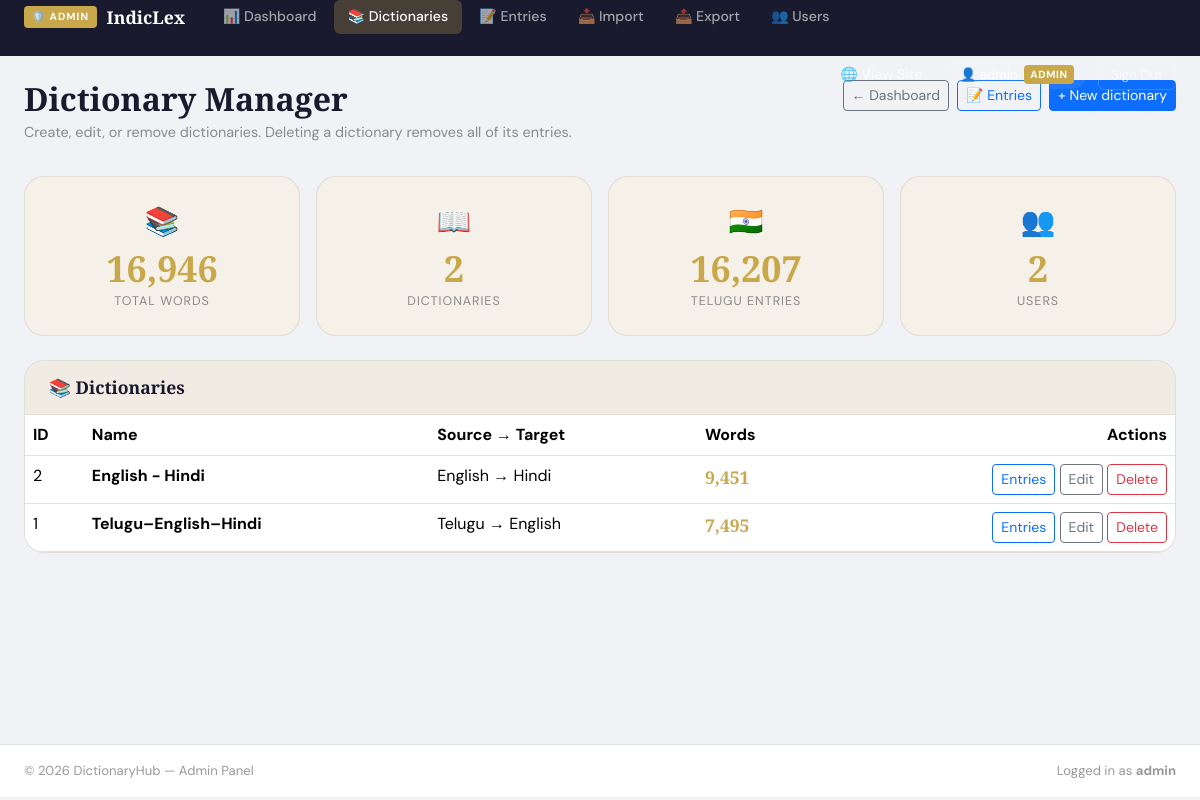
/index.php?page=admin_dictionaries (signed in), run on the app's committed database.
### tables this page shows
CREATE TABLE `dictionaries` (
  `id` int(10) UNSIGNED NOT NULL,
  `name` varchar(255) NOT NULL,
  `description` text DEFAULT NULL,
  `source_lang` varchar(50) NOT NULL DEFAULT 'Telugu',
  `target_lang` varchar(50) NOT NULL DEFAULT 'English',
  `created_by` int(10) UNSIGNED DEFAULT NULL,
  `created_at` timestamp NOT NULL DEFAULT current_timestamp()
);

### pages/admin_dictionaries.php (the view, shortened to what this page needs)
<?php
require_once __DIR__ . '/../includes/db.php';
$dict_rows = [];
$r = $db->query("
    SELECT d.id, d.name, d.description, d.source_lang, d.target_lang, d.created_at,
           COUNT(de.id) AS word_count
    FROM dictionaries d
    LEFT JOIN dictionary_entries de ON de.dictionary_id = d.id
    GROUP BY d.id, d.name, d.description, d.source_lang, d.target_lang, d.created_at
    ORDER BY d.name ASC
");
if ($r) {
    while ($row = $r->fetch_assoc()) {
        $dict_rows[] = $row;
    }
}
?>
<div class="admin-wrap">
  <div class="container-fluid px-4 py-4">
    <div class="admin-page-header">
      <div>
        <h1 class="admin-title">Dictionary Manager</h1>
        <p class="admin-subtitle">Create, edit, or remove dictionaries. Deleting a dictionary removes all of its entries.</p>
      </div>
      <div class="d-flex flex-wrap gap-2">
        <a href="index.php?page=admin_dashboard" class="btn btn-outline-secondary btn-sm">← Dashboard</a>
        <a href="index.php?page=admin_entries" class="btn btn-outline-primary btn-sm">📝 Entries</a>
        <button type="button" class="btn btn-primary btn-sm" data-bs-toggle="modal" data-bs-target="#dictModal" id="btnNewDict">+ New dictionary</button>
      </div>
    </div>
    <?php require __DIR__ . '/../includes/admin_stats_cards.php'; ?>
    <div class="admin-card">
      <div class="admin-card-header d-flex justify-content-between align-items-center">
        <h5 class="mb-0">📚 Dictionaries</h5>
      </div>
      <div class="admin-card-body p-0">
        <div class="table-responsive">
          <table class="table table-hover mb-0">
            <thead>
              <tr>
                <th>ID</th>
                <th>Name</th>
                <th>Source → Target</th>
                <th>Words</th>
                <th class="text-end">Actions</th>
              </tr>
            </thead>
            <tbody>
              <?php foreach ($dict_rows as $d): ?>
                <tr data-id="<?php echo (int) $d['id']; ?>"
                    data-name="<?php echo htmlspecialchars($d['name'], ENT_QUOTES); ?>"
                    data-description="<?php echo htmlspecialchars((string) $d['description'], ENT_QUOTES); ?>"
                    data-source-lang="<?php echo htmlspecialchars($d['source_lang'], ENT_QUOTES); ?>"
                    data-target-lang="<?php echo htmlspecialchars($d['target_lang'], ENT_QUOTES); ?>">
                  <td><?php echo (int) $d['id']; ?></td>
                  <td><strong><?php echo htmlspecialchars($d['name']); ?></strong></td>
                  <td><?php echo htmlspecialchars($d['source_lang']); ?> → <?php echo htmlspecialchars($d['target_lang']); ?></td>
                  <td><span class="admin-word-count"><?php echo number_format((int) $d['word_count']); ?></span></td>
                  <td class="text-end text-nowrap">
                    <a class="btn btn-sm btn-outline-primary" href="index.php?page=admin_entries&amp;dictionary_id=<?php echo (int) $d['id']; ?>">Entries</a>
                    <button type="button" class="btn btn-sm btn-outline-secondary btn-edit-dict">Edit</button>
                    <button type="button" class="btn btn-sm btn-outline-danger btn-del-dict">Delete</button>
                  </td>
                </tr>
              <?php endforeach; ?>
            </tbody>
          </table>
        </div>
      </div>
    </div>
  </div>
</div>

### assets/css/style.css (style rules this page uses)
:root { --ink: #1a1a2e; --cream: #f5f0e8; --gold: #c9a84c; --accent: #e05a3a; --muted: #8a8a8a; }
* { box-sizing: border-box; }
body { font-family: 'DM Sans', sans-serif; background-color: var(--cream); color: var(--ink); transition: background 0.4s, color 0.4s; overflow-x: hidden; }
.admin-card { background: var(--cream); border: 1.5px solid rgba(0,0,0,0.08); border-radius: 20px; overflow: hidden; }
.admin-card-header { padding: 1rem 1.5rem; border-bottom: 1px solid rgba(0,0,0,0.06); background: rgba(0,0,0,0.02); }
.admin-card-header h5 { font-family: 'Playfair Display', serif; font-size: 1.1rem; font-weight: 700; margin: 0; }
.admin-card-body { padding: 1.25rem 1.5rem; }
.admin-word-count { font-family: 'Playfair Display', serif; font-size: 1.1rem; font-weight: 700; color: var(--gold); }
.admin-page-header { display: flex; align-items: flex-start; justify-content: space-between; flex-wrap: wrap; gap: 1rem; margin-bottom: 2rem; }
.admin-title { font-family: 'Playfair Display', serif; font-size: 2rem; font-weight: 700; margin: 0; }
.admin-subtitle { color: var(--muted); font-size: 0.9rem; margin: 0.25rem 0 0; }
.admin-wrap { min-height: 80vh; }

### assets/css/admin.css (style rules this page uses)
.admin-body { background: #f0f2f5; font-family: 'DM Sans', sans-serif; min-height: 100vh; }

### data on the page
dictionaries: id "2", name "English - Hindi", source_lang "English", target_lang "Hindi", word_count "9,451"
dictionaries: id "1", name "Telugu–English–Hindi", source_lang "Telugu", target_lang "English", word_count "7,495"

### other printed values
$total_words "16,946"
$total_dicts "2"
$with_telugu "16,207"
$total_users "2"
current_user()['username'] "admin"
